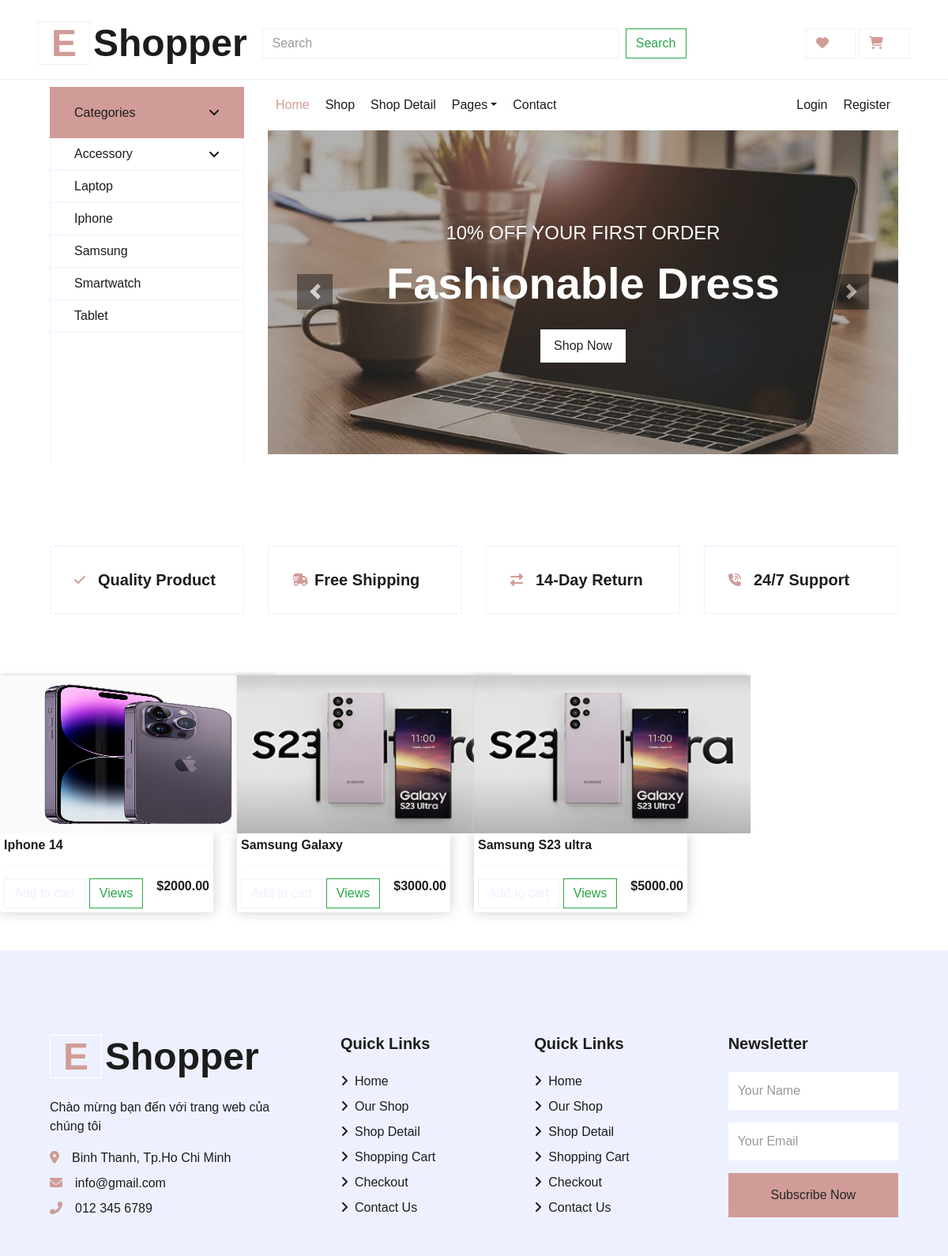
The app's page /category/?category=dienthoai with its own data.
### app/models.py (models this page shows, shortened)
class Product(models.Model):
    category = models.ManyToManyField(Category,related_name='product')
    name = models.CharField(max_length=200, null=True)
    price = models.FloatField()
    digital = models.BooleanField(default=False,null=True,blank=False)
    image = models.ImageField(null=True, blank=True)
    detail = models.TextField(null=True,blank=True)
    @property
    def ImageURL(self):
        try:
            url = self.image.url
        except:
            url = ''
        return url

### app/views.py (the view)
# urls.py: path('category/', views.category, name='category'),
def category(request):
    categories = Category.objects.filter(is_sub = False)
    active_category = request.GET.get('category','')
    if active_category:
        products = Product.objects.filter(category__slug = active_category)
    context = {'categories': categories, "products": products,'active_category':active_category}
    return render(request, 'app/category.html', context)

### app/templates/app/category.html (shortened to what this page needs)
{% extends 'app/base.html' %}
{% load static %}
    {% block search %}
    <br>
     <div class="row" style="width:100%">
       {% for products in products %}
        <div class="col-lg-3">
          <img class="thumbnail" src="{{products.ImageURL}}">
          <div class="box-element product">
            <h6><strong>{{products.name}}</strong></h6>
            <hr>
            <button data-product={{product.id}} data-action ="add" class="btn btn-outline-secondary add-btn update-cart">Add to cart</button>
            <a class="btn btn-outline-success" href="#">Views</a>
            <h6 style="display: inline-block; float: right"><strong>${{products.price | floatformat:2}}</strong></h6>
          </div>
        </div>
       {% endfor %}
     </div>
    {% endblock search %}

### app/static/app/css/main.css (style rules this page uses)
body { background-color: hsl(0, 0%, 98%); }
h1,h2,h3,h4,h5,h6 { color:hsl(0, 0%, 30%); }
.box-element { box-shadow:hsl(0, 0%, 80%) 0 0 16px; background-color: #fff; border-radius: 4px; padding: 5px; }
.thumbnail { width: 350px; height:200px; -webkit-box-shadow: -1px -3px 5px -2px rgba(214,214,214,1); -moz-box-shadow: -1px -3px 5px -2px rgba(214,214,214,1); box-shadow: -1px -3px 5px -2px rgba(214,214,214,1); }
.product { border-radius: 0 0 4px 4px; }
.col-lg-3, .col-lg-4, .col-lg-6, .col-lg-8, .col-lg-12 { margin-top: 10px; }
.btn { border-radius: 0; }

### records on screen
Product: ImageURL (picture), name "Iphone 14", price "2000.00"
Product: ImageURL (picture), name "Samsung Galaxy", price "3000.00"
Product: ImageURL (picture), name "Samsung S23 ultra", price "5000.00"
